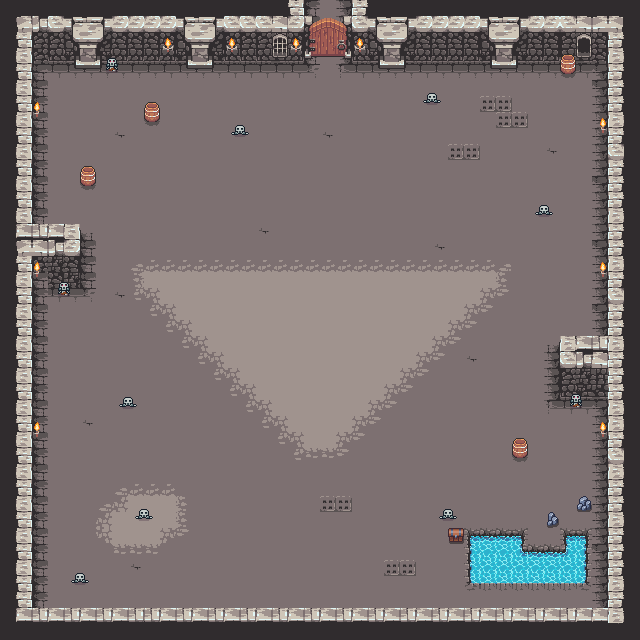

Rendered tile map (Tiled .tmx) drawn with the repository's tilesets; below, a short description and the map source with its tile grids summarised:
An orthogonal 40x40 tile map with 16x16 px tiles, 3 tile layers (sol, mur, eau), 6 tilesets and 19 objects (15x collision, 3x collision1, collision2).

<map version="1.10" tiledversion="1.11.2" orientation="orthogonal" renderorder="right-down" width="40" height="40" tilewidth="16" tileheight="16" infinite="0" nextlayerid="7" nextobjectid="211">
 <tileset firstgid="1" source="../tileset/garden.tsx" />
 <tileset firstgid="474" source="jsp.tsx" />
 <tileset firstgid="1242" source="Death animation.tsx" />
 <tileset firstgid="1258" source="2Crate.tsx" />
 <tileset firstgid="1330" source="Tilemap Dungeon original size.tsx" />
 <tileset firstgid="1930" source="garden.tsx" />
 <group id="5" name="collisions">
  <objectgroup id="6" name="collisions">
   <object id="163" name="collision" x="17" y="16" width="346" height="31.3333" />
   <object id="164" name="collision" x="289" y="0" width="32" height="32" />
   <object id="165" name="collision" x="353" y="0" width="16" height="64" />
   <object id="166" name="collision" x="337" y="16" width="288" height="31.3333" />
   <object id="167" name="collision" x="561" y="64" width="16" height="16" />
   <object id="168" name="collision" x="609" y="16" width="16" height="608" />
   <object id="169" name="collision" x="561" y="336" width="64" height="49.3333" />
   <object id="170" name="collision" x="17" y="608" width="608" height="16" />
   <object id="171" name="collision" x="17" y="16" width="16" height="592" />
   <object id="172" name="collision" x="17" y="224" width="64" height="47.5" />
   <object id="173" name="collision" x="81" y="160" width="16" height="32" />
   <object id="174" name="collision" x="145" y="96" width="16" height="32" />
   <object id="175" name="collision" x="513" y="432" width="16" height="32" />
   <object id="176" name="collision" x="577" y="496" width="16" height="16" />
   <object id="177" name="collision" x="545" y="512" width="16" height="16" />
   <object id="178" name="collision1" x="465" y="528" width="64" height="64" />
   <object id="179" name="collision1" x="529" y="544" width="64" height="48" />
   <object id="180" name="collision1" x="561" y="528" width="32" height="64" />
   <object id="210" name="collision2" x="448" y="528" width="16" height="16" />
  </objectgroup>
 </group>
 <group id="4" name="tiled">
  <layer id="1" name="sol" width="40" height="40">
   <data>[1600 cells, 1136 non-empty, 43 distinct tile ids]</data>
  </layer>
  <layer id="2" name="mur" width="40" height="40">
   <data>[1600 cells, 481 non-empty, 175 distinct tile ids]</data>
  </layer>
  <layer id="3" name="eau" width="40" height="40">
   <data>[1600 cells, 72 non-empty, 28 distinct tile ids]</data>
  </layer>
 </group>
</map>
